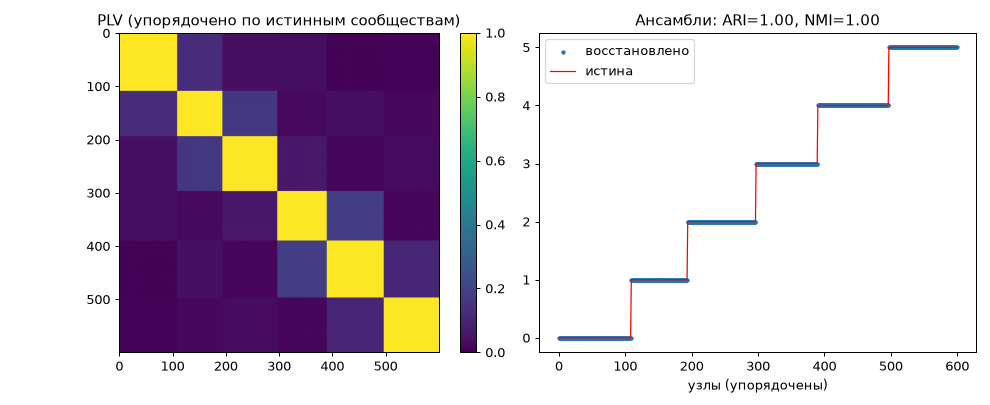

This figure's Python source:
"""
R43 O1 — ИЗВЛЕЧЕНИЕ СТРУКТУРЫ (Ф2, столп P3)

Реализует сценарий автора: «хаотическое поле фазовых узлов → выделить когерентные
ансамбли». Полностью derivative-free.

Конвейер (= D.I.D.I. F2–F7, подтверждённый в GLOBAL_CONTEXT §3.2):
  1. эволюция фаз дискретным ядром со СВЯЗЯМИ по сообществам (community-Kuramoto)
  2. PLV_ij = |<e^{i(φ_i−φ_j)}>_t|  — фазовая когерентность по хвосту траектории
  3. порог θ_coh → граф связности → компоненты связности = ансамбли (F4/F7)
  4. сверка восстановленных ансамблей с ground-truth: ARI и NMI (критерий SC2)

Зависимости: numpy, scipy, scikit-learn (метрики). matplotlib опционально.
"""
from __future__ import annotations
import inspect
import numpy as np
from scipy.sparse.csgraph import connected_components
from sklearn.metrics import adjusted_rand_score, normalized_mutual_info_score


# ----------------------------------------------------------------------
# Генератор «хаоса со скрытой структурой»: M сообществ
# ----------------------------------------------------------------------
def make_communities(N=600, M=6, sigma_jitter=0.05, seed=0):
    rng = np.random.default_rng(seed)
    labels = np.sort(rng.integers(0, M, N))            # принадлежность узлов
    base = np.linspace(-2.0, 2.0, M)                   # своя частота у каждого сообщества
    omega = base[labels] + sigma_jitter * rng.standard_normal(N)
    phi0 = rng.uniform(-np.pi, np.pi, N)               # старт из хаоса
    return labels, omega, phi0


def coupling_matrix(labels, K_in=3.0, K_out=0.2):
    """W_ij: сильная связь внутри сообщества, слабая — между."""
    same = labels[:, None] == labels[None, :]
    return np.where(same, K_in, K_out)


# ----------------------------------------------------------------------
# Эволюция (derivative-free дискретный шаг со связями W) + сбор PLV
# ----------------------------------------------------------------------
def evolve_and_plv(omega, phi, W, steps=1500, dt=0.05, tail=400):
    N = len(phi)
    Z_tail = np.empty((tail, N), dtype=complex)
    t0 = steps - tail
    for k in range(steps):
        # (1/N) Σ_j W_ij sin(φ_j − φ_i)   — только sin/суммы, без производных
        coupling = (W * np.sin(phi[None, :] - phi[:, None])).mean(axis=1)
        phi = phi + dt * (omega + coupling)
        if k >= t0:
            Z_tail[k - t0] = np.exp(1j * phi)
    plv = np.abs(Z_tail.conj().T @ Z_tail) / tail       # PLV_ij ∈ [0,1]
    return plv, phi


# ----------------------------------------------------------------------
# Выделение ансамблей: порог когерентности → компоненты связности
# ----------------------------------------------------------------------
def extract_ensembles(plv, theta_coh=0.8):
    adj = (plv >= theta_coh)
    np.fill_diagonal(adj, False)
    n_comp, comp_labels = connected_components(adj, directed=False)
    return n_comp, comp_labels


# ----------------------------------------------------------------------
# SC1 — derivative-free самопроверка рантайма
# ----------------------------------------------------------------------
def check_derivative_free() -> bool:
    forbidden = ("np.gradient", "gradient(", "np.diff", ".diff(",
                 "derivative", "d2", "d/dt", "/dt", "finite_difference")
    runtime = (evolve_and_plv, extract_ensembles, coupling_matrix)
    hits = [(fn.__name__, t) for fn in runtime for t in forbidden if t in inspect.getsource(fn)]
    if hits:
        print("  SC1 НАРУШЕН:", hits); return False
    print("  SC1: рантайм без операторов производной — derivative-free")
    return True


# ----------------------------------------------------------------------
# Приёмка Ф2
# ----------------------------------------------------------------------
if __name__ == "__main__":
    print("="*64)
    print("R43 O1 · Ф2 · извлечение структуры — приёмка")
    print("="*64)

    print("\n[SC1] derivative-free:")
    sc1 = check_derivative_free()

    N, M = 600, 6
    labels, omega, phi0 = make_communities(N=N, M=M, seed=1)
    W = coupling_matrix(labels, K_in=3.0, K_out=0.2)
    print(f"\n[Сцена] N={N} узлов, M={M} зашитых сообществ, старт из хаоса")
    plv, phi = evolve_and_plv(omega, phi0, W, steps=1500, dt=0.05, tail=400)

    # средняя когерентность внутри/между (диагностика блочности)
    same = labels[:, None] == labels[None, :]
    off = ~same
    print(f"  средн. PLV внутри сообществ : {plv[same].mean():.3f}  (ожид. →1)")
    print(f"  средн. PLV между сообществами: {plv[off].mean():.3f}  (ожид. →0)")

    n_comp, rec = extract_ensembles(plv, theta_coh=0.8)
    ari = adjusted_rand_score(labels, rec)
    nmi = normalized_mutual_info_score(labels, rec)
    print(f"\n[Восстановление] найдено компонент: {n_comp} (истинно {M})")
    print(f"  ARI = {ari:.3f}   (критерий SC2 ≥ 0.90)")
    print(f"  NMI = {nmi:.3f}   (критерий SC2 ≥ 0.90)")

    ok_blocks = plv[same].mean() > 0.8 and plv[off].mean() < 0.3
    ok_sc2 = ari >= 0.9 and nmi >= 0.9
    print("\n[ИТОГ Ф2]")
    print(f"  SC1 derivative-free .......... {'PASS' if sc1 else 'FAIL'}")
    print(f"  блочная когерентность ........ {'PASS' if ok_blocks else 'FAIL'}")
    print(f"  SC2 восстановление (ARI/NMI) . {'PASS' if ok_sc2 else 'FAIL'}")

    try:
        import matplotlib
        matplotlib.use("Agg")
        import matplotlib.pyplot as plt
        order = np.argsort(labels)
        fig, ax = plt.subplots(1, 2, figsize=(11, 4.5))
        im = ax[0].imshow(plv[np.ix_(order, order)], cmap="viridis", vmin=0, vmax=1)
        ax[0].set_title("PLV (упорядочено по истинным сообществам)")
        plt.colorbar(im, ax=ax[0], fraction=0.046)
        ax[1].scatter(range(N), rec[order], s=6, label="восстановлено")
        ax[1].plot(range(N), labels[order], "r-", lw=1, label="истина")
        ax[1].set_title(f"Ансамбли: ARI={ari:.2f}, NMI={nmi:.2f}")
        ax[1].set_xlabel("узлы (упорядочены)"); ax[1].legend()
        plt.tight_layout(); plt.savefig("structure.png", dpi=90)
        print("  график сохранён: structure.png")
    except Exception as e:
        print(f"  (график пропущен: {e})")
